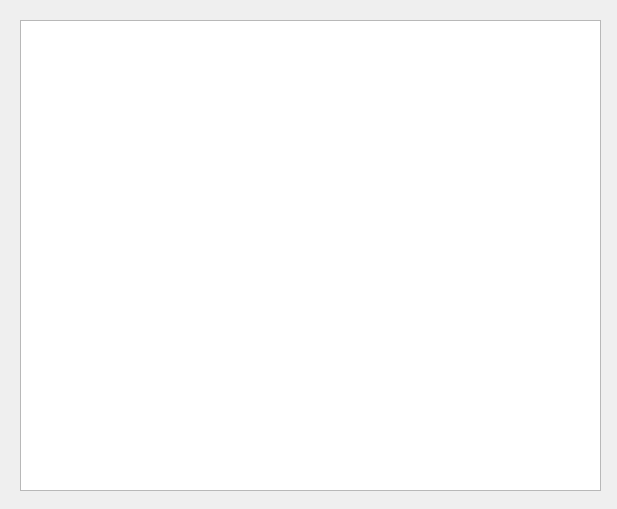
<?xml version="1.0" encoding="UTF-8"?>
<ui version="4.0">
 <class>DPXviewer</class>
 <widget class="QDialog" name="DPXviewer">
  <property name="geometry">
   <rect>
    <x>0</x>
    <y>0</y>
    <width>617</width>
    <height>509</height>
   </rect>
  </property>
  <property name="windowTitle">
   <string>DPX Image Viewer</string>
  </property>
  <widget class="QGraphicsView" name="graphicsView">
   <property name="geometry">
    <rect>
     <x>20</x>
     <y>20</y>
     <width>581</width>
     <height>471</height>
    </rect>
   </property>
   <property name="sizePolicy">
    <sizepolicy hsizetype="Expanding" vsizetype="Expanding">
     <horstretch>0</horstretch>
     <verstretch>0</verstretch>
    </sizepolicy>
   </property>
   <property name="sizeAdjustPolicy">
    <enum>QAbstractScrollArea::AdjustIgnored</enum>
   </property>
   <property name="backgroundBrush">
    <brush brushstyle="NoBrush">
     <color alpha="255">
      <red>116</red>
      <green>116</green>
      <blue>116</blue>
     </color>
    </brush>
   </property>
   <property name="resizeAnchor">
    <enum>QGraphicsView::AnchorViewCenter</enum>
   </property>
  </widget>
 </widget>
 <resources/>
 <connections/>
</ui>
